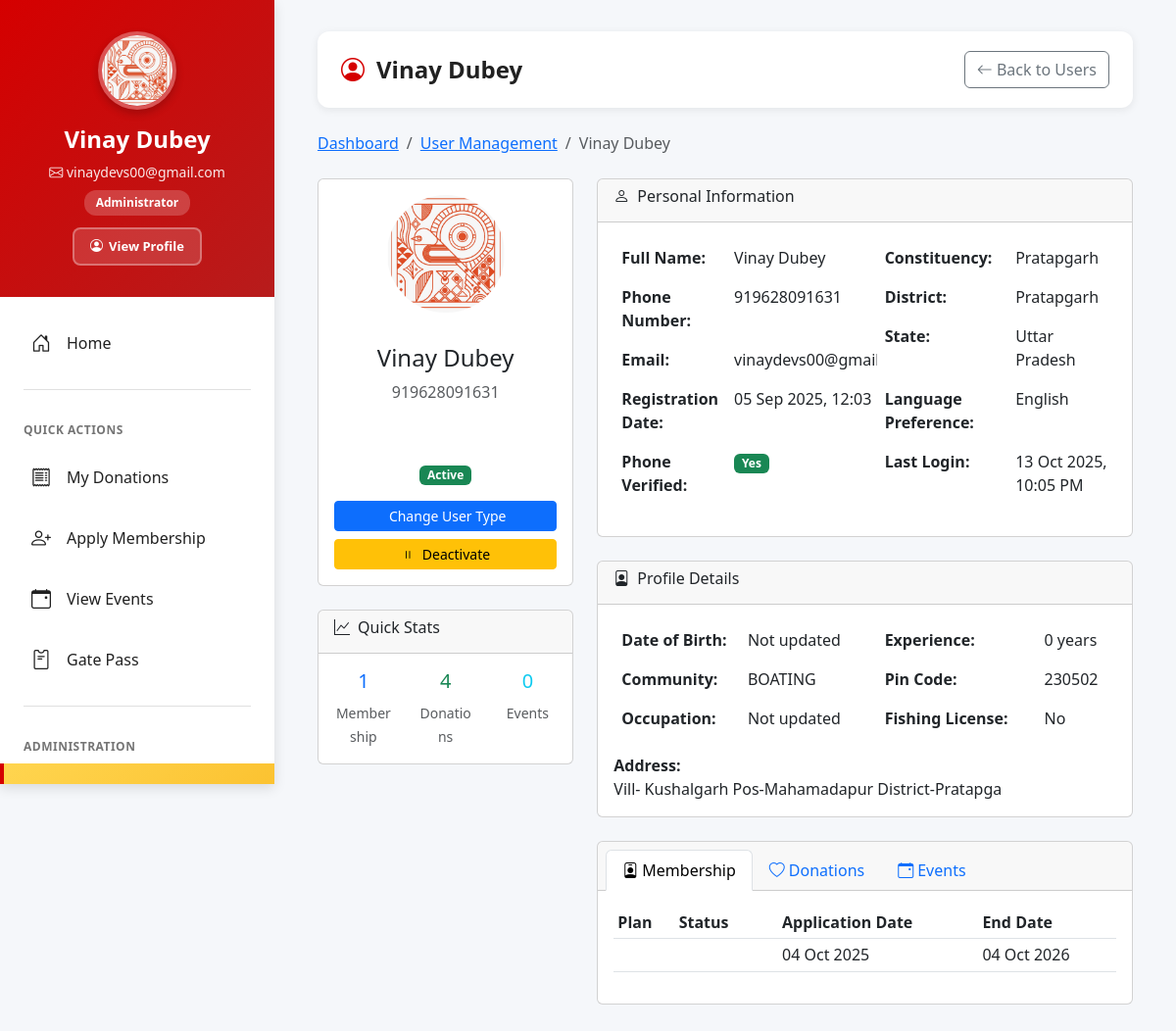
Before: /accounts/admin/users/2/ (signed in) with the older database file.
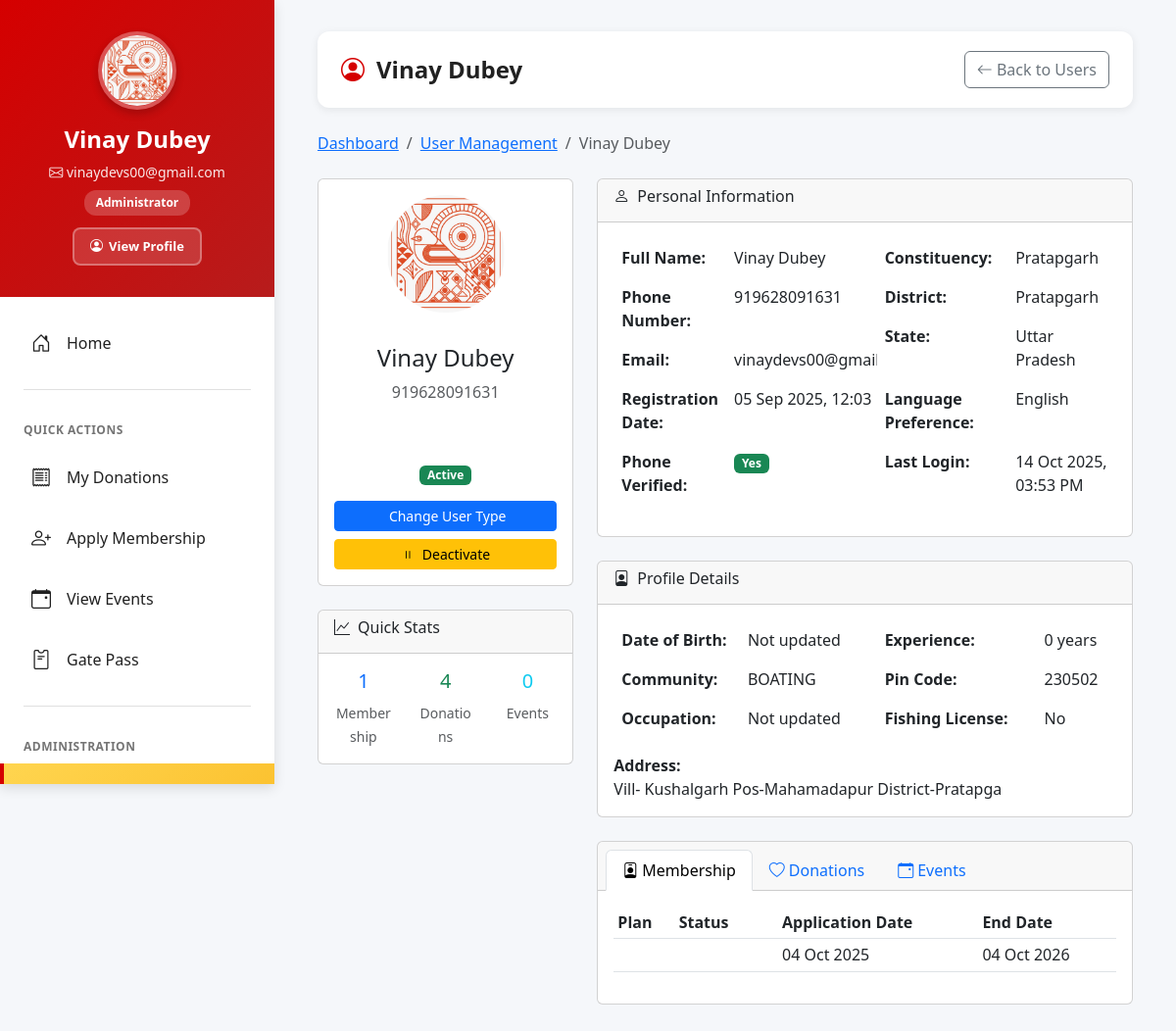
After: the same page with the newer database file.
### accounts/models.py (models this page shows, shortened)
class User(AbstractUser):
    phone_number = models.CharField(max_length=15, unique=True)
    is_phone_verified = models.BooleanField(default=False)
    user_type = models.CharField(max_length=20, choices=USER_TYPE_CHOICES, default='SUPPORTER')
    constituency = models.CharField(max_length=100, blank=True)
    district = models.CharField(max_length=100, blank=True)
    state = models.CharField(max_length=50, blank=True)
    preferred_language = models.CharField(max_length=5, choices=LANGUAGE_CHOICES, default='hi')
    fishing_license_number = models.CharField(max_length=50, blank=True)
    boat_registration = models.CharField(max_length=50, blank=True)
    family_primary_account = models.ForeignKey('self', null=True, blank=True, on_delete=models.SET_NULL, related_name='family_members')
    created_at = models.DateTimeField(auto_now_add=True)
    objects = UserManager()
    USERNAME_FIELD = 'phone_number'
    REQUIRED_FIELDS = ['first_name', 'last_name']

class UserProfile(models.Model):
    user = models.OneToOneField(User, on_delete=models.CASCADE)
    avatar = models.ImageField(upload_to='avatars/', blank=True, null=True)
    bio = models.TextField(blank=True)
    community_type = models.CharField(max_length=20, choices=COMMUNITY_CHOICES, blank=True)
    occupation = models.CharField(max_length=100, blank=True)
    experience_years = models.IntegerField(default=0)
    date_of_birth = models.DateField(null=True, blank=True)
    address = models.TextField(blank=True)
    pincode = models.CharField(max_length=6, blank=True)

### accounts/views.py (the view)
# urls.py: path('admin/users/<int:user_id>/', views.admin_user_detail, name='admin_user_detail'),
@login_required
@admin_or_feature_required('USER_MANAGEMENT')
def admin_user_detail(request, user_id):
    user = get_object_or_404(User, id=user_id)
    profile, created = UserProfile.objects.get_or_create(user=user)
    from membership.models import Membership
    from donations.models import Donation
    from campaigns.models import EventAttendance
    memberships = Membership.objects.filter(user=user).order_by('-created_at')[:5]
    donations = Donation.objects.filter(donor=user).order_by('-created_at')[:5]
    events = EventAttendance.objects.filter(attendee=user).select_related('event').order_by('-registered_at')[:5]
    context = {
        'profile_user': user,  # Renamed to avoid confusion with request.user
        'profile': profile,
        'memberships': memberships,
        'donations': donations,
        'events': events,
        'user_types': USER_TYPE_CHOICES,
    }
    return render(request, 'accounts/admin_user_detail.html', context)

### templates/accounts/admin_user_detail.html (shortened to what the changed rows need)
{% extends 'dashboard_base.html' %}
{% block content %}
<div class="container">
    <div class="page-header">
        <div class="page-header-title">
            <i class="bi bi-person-circle"></i>
            <h1>{{ profile_user.get_full_name|default:"User Details" }}</h1>
        </div>
    </div>
    <nav aria-label="breadcrumb" style="margin-bottom: 1.5rem;">
        <ol class="breadcrumb" style="background: transparent; padding: 0; margin: 0;">
            <li class="breadcrumb-item"><a href="{% url 'dashboard' %}">Dashboard</a></li>
            <li class="breadcrumb-item"><a href="{% url 'admin_user_list' %}">User Management</a></li>
            <li class="breadcrumb-item active">{{ profile_user.get_full_name|default:"User Details" }}</li>
        </ol>
    </nav>
    <div class="row">
        <div class="col-lg-4">
            <div class="card mb-4">
                <div class="card-body text-center">
                    <div class="mb-3">
                        {% if profile.avatar %}
                            <img src="{{ profile.avatar.url }}" alt="Profile" class="rounded-circle mb-3" width="120" height="120">
                        {% else %}
                            <div class="bg-primary rounded-circle d-inline-flex align-items-center justify-content-center mb-3"
                                 style="width: 120px; height: 120px;">
                                <i class="bi bi-person-fill text-white fs-1"></i>
                            </div>
                        {% endif %}
                    </div>
                    <h4>{{ profile_user.get_full_name|default:"Name not updated" }}</h4>
                    <p class="text-muted">{{ profile_user.phone_number }}</p>
                    <div class="mb-3">
                        <span class="badge bg-{{ profile_user.user_type|lower }} fs-6" id="current-user-type">
                        </span>
                    </div>
                    <div class="mb-3">
                        <span class="badge {% if profile_user.is_active %}bg-success{% else %}bg-danger{% endif %}" id="current-status">
                        </span>
                    </div>
                    <div class="d-grid gap-2">
                        <button class="btn btn-primary btn-sm"
                                onclick="showChangeUserTypeModal()">
                        </button>
                        <button class="btn btn-{% if profile_user.is_active %}warning{% else %}success{% endif %} btn-sm"
                                onclick="toggleUserStatus()" id="toggle-status-btn">
                        </button>
                    </div>
                </div>
            </div>
        </div>
        <div class="col-lg-8">
            <div class="card mb-4">
                <div class="card-body">
                    <div class="row">
                        <div class="col-md-6">
                            <table class="table table-borderless">
                                <tr>
                                    <td><strong>Full Name:</strong></td>
                                    <td>{{ profile_user.get_full_name|default:"Not updated" }}</td>
                                </tr>
                                <tr>
                                    <td><strong>Phone Number:</strong></td>
                                    <td>{{ profile_user.phone_number }}</td>
                                </tr>
                                <tr>
                                    <td><strong>Email:</strong></td>
                                    <td>{{ profile_user.email|default:"Not updated" }}</td>
                                </tr>
                                <tr>
                                    <td><strong>Registration Date:</strong></td>
                                    <td>{{ profile_user.date_joined|date:"d M Y, h:i A" }}</td>
                                </tr>
                            </table>
                        </div>
                        <div class="col-md-6">
                            <table class="table table-borderless">
                                <tr>
                                    <td><strong>Constituency:</strong></td>
                                    <td>{{ profile_user.constituency|default:"Not updated" }}</td>
                                </tr>
                                <tr>
                                    <td><strong>District:</strong></td>
                                    <td>{{ profile_user.district|default:"Not updated" }}</td>
                                </tr>
                                <tr>
                                    <td><strong>State:</strong></td>
                                    <td>{{ profile_user.state|default:"Not updated" }}</td>
                                </tr>
                                <tr>
                                    <td><strong>Last Login:</strong></td>
                                    <td>{{ profile_user.last_login|date:"d M Y, h:i A"|default:"Never" }}</td>
                                </tr>
                            </table>
                        </div>
                    </div>
                </div>
            </div>
            {% if profile %}
            <div class="card mb-4">
                <div class="card-header">
                    <h6><i class="bi bi-file-person me-2"></i>Profile Details</h6>
                </div>
                <div class="card-body">
                    <div class="row">
                        <div class="col-md-6">
                            <table class="table table-borderless">
                                <tr>
                                    <td><strong>Date of Birth:</strong></td>
                                    <td>{{ profile.date_of_birth|date:"d M Y"|default:"Not updated" }}</td>
                                </tr>
                                <tr>
                                    <td><strong>Community:</strong></td>
                                    <td>{{ profile.community_type|default:"Not updated" }}</td>
                                </tr>
                                <tr>
                                    <td><strong>Occupation:</strong></td>
                                    <td>{{ profile.occupation|default:"Not updated" }}</td>
                                </tr>
                            </table>
                        </div>
                        <div class="col-md-6">
                            <table class="table table-borderless">
                                <tr>
                                    <td><strong>Experience:</strong></td>
                                    <td>{{ profile.experience_years|default:0 }} years</td>
                                </tr>
                                <tr>
                                    <td><strong>Pin Code:</strong></td>
                                    <td>{{ profile.pincode|default:"Not updated" }}</td>
                                </tr>
                                <tr>
                                    <td><strong>Fishing License:</strong></td>
                                    <td>{{ profile_user.fishing_license_number|default:"No" }}</td>
                                </tr>
                            </table>
                        </div>
                    </div>
                    {% if profile.address %}
                    <div class="row">
                        <div class="col-12">
                            <strong>Address:</strong><br>
                            {{ profile.address }}
                        </div>
                    </div>
                    {% endif %}
                </div>
            </div>
            {% endif %}
            <div class="card">
                <div class="card-body">
                    <div class="tab-content">
                        <div class="tab-pane fade show active" id="memberships-tab">
                            {% if memberships %}
                                <div class="table-responsive">
                                    <table class="table table-sm">
                                        <thead>
                                            <tr>
                                                <th>Plan</th>
                                                <th>Status</th>
                                                <th>Application Date</th>
                                                <th>End Date</th>
                                            </tr>
                                        </thead>
                                    </table>
                                </div>
                            {% else %}
                                <p class="text-muted">No membership found.</p>
                            {% endif %}
                        </div>
                    </div>
                </div>
            </div>
        </div>
    </div>
</div>
{% endblock %}

### templates/dashboard_base.html (shortened to what the changed rows need)
{% load i18n %}
<!DOCTYPE html>
<html lang="{{ LANGUAGE_CODE|default:'hi' }}">
<head>
    <link href="https://cdn.jsdelivr.net/npm/bootstrap@5.3.0/dist/css/bootstrap.min.css" rel="stylesheet">
    <link rel="stylesheet" href="https://cdn.jsdelivr.net/npm/bootstrap-icons@1.11.0/font/bootstrap-icons.css">
</head>
<body>
    <div class="dashboard-wrapper">
        <aside class="dashboard-sidebar" id="dashboardSidebar">
            <div class="sidebar-header">
                {% if user.is_authenticated %}
                    {% if user.userprofile and user.userprofile.avatar %}
                        <img src="{{ user.userprofile.avatar.url }}" alt="{{ user.get_full_name }}" class="sidebar-profile-pic">
                    {% else %}
                        <div class="sidebar-profile-placeholder">
                            <i class="bi bi-person-fill"></i>
                        </div>
                    {% endif %}
                    <h4>{{ user.get_full_name|default:user.phone_number }}</h4>
                    <p><i class="bi bi-envelope"></i> {{ user.email|default:user.phone_number }}</p>
                    <span class="user-role">{{ user.get_user_type_display }}</span>
                    <a href="{% url 'complete_profile' %}" class="view-profile-btn">
                        <i class="bi bi-person-circle"></i>{% trans "View Profile" %}
                    </a>
                {% endif %}
            </div>
                {% if user.is_authenticated %}
                    {% load permission_tags %}
                {% endif %}
        </aside>
        <main class="dashboard-main">
            {% block content %}{% endblock %}
        </main>
    </div>
</body>
</html>

Changed rows visible on the page:
changed User "Vinay Dubey": last_login "13 Oct 2025, 10:05 PM" → "14 Oct 2025, 03:53 PM"
